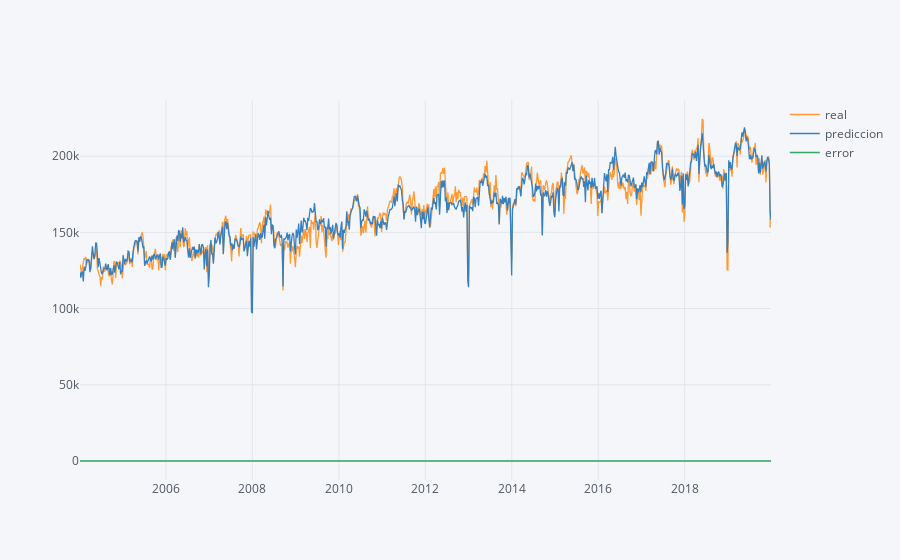

The notebook cell saved with this chart:
### Code cell
res.iplot()

### Figure 1 — Plotly figure (JSON) as saved in the notebook; plotly's stock layout.template omitted (floating-point values rounded to 4 significant figures; data arrays with more than 128 entries replaced by an {"elided": "..."} marker saying what was removed)
{"data": [{"line": {"color": "rgba(255, 153, 51, 1.0)", "dash": "solid", "shape": "linear", "width": 1.3}, "mode": "lines", "name": "real", "text": "", "type": "scatter", "x": {"elided": "835 str values"}, "y": {"elided": "835 float values"}}, {"line": {"color": "rgba(55, 128, 191, 1.0)", "dash": "solid", "shape": "linear", "width": 1.3}, "mode": "lines", "name": "prediccion", "text": "", "type": "scatter", "x": {"elided": "835 str values"}, "y": {"elided": "835 float values"}}, {"line": {"color": "rgba(50, 171, 96, 1.0)", "dash": "solid", "shape": "linear", "width": 1.3}, "mode": "lines", "name": "error", "text": "", "type": "scatter", "x": {"elided": "835 str values"}, "y": {"elided": "835 float values"}}], "layout": {"legend": {"bgcolor": "#F5F6F9", "font": {"color": "#4D5663"}}, "paper_bgcolor": "#F5F6F9", "plot_bgcolor": "#F5F6F9", "title": {"font": {"color": "#4D5663"}}, "xaxis": {"gridcolor": "#E1E5ED", "showgrid": true, "tickfont": {"color": "#4D5663"}, "title": {"font": {"color": "#4D5663"}, "text": ""}, "zerolinecolor": "#E1E5ED"}, "yaxis": {"gridcolor": "#E1E5ED", "showgrid": true, "tickfont": {"color": "#4D5663"}, "title": {"font": {"color": "#4D5663"}, "text": ""}, "zerolinecolor": "#E1E5ED"}}}
